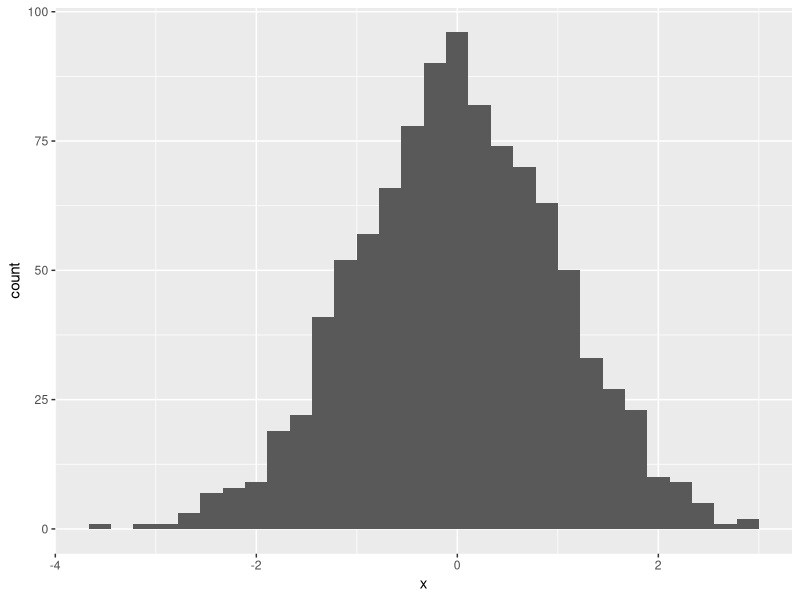

The R script that drew this image:
## ---- chunk 1
#| eval: true
library(ggplot2)
library(dplyr)
x = rnorm(1000)
x = tibble(x=x)
x %>% ggplot(aes(x=x)) + geom_histogram()
